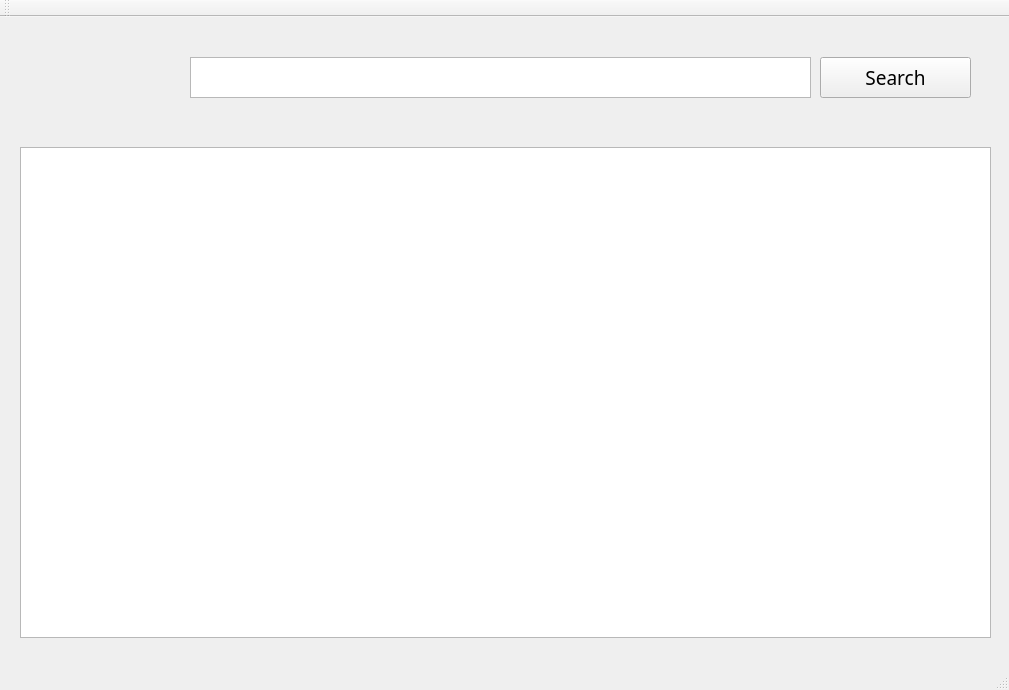
<?xml version="1.0" encoding="UTF-8"?>
<ui version="4.0">
 <class>MainWindow</class>
 <widget class="QMainWindow" name="MainWindow">
  <property name="geometry">
   <rect>
    <x>0</x>
    <y>0</y>
    <width>1009</width>
    <height>690</height>
   </rect>
  </property>
  <property name="windowTitle">
   <string>MainWindow</string>
  </property>
  <widget class="QWidget" name="centralWidget">
   <widget class="QTextEdit" name="textEdit">
    <property name="geometry">
     <rect>
      <x>190</x>
      <y>40</y>
      <width>621</width>
      <height>41</height>
     </rect>
    </property>
    <property name="font">
     <font>
      <family>Arial Unicode MS</family>
      <pointsize>14</pointsize>
     </font>
    </property>
   </widget>
   <widget class="QPushButton" name="pushButton">
    <property name="geometry">
     <rect>
      <x>820</x>
      <y>40</y>
      <width>151</width>
      <height>41</height>
     </rect>
    </property>
    <property name="font">
     <font>
      <family>Arial Unicode MS</family>
      <pointsize>14</pointsize>
     </font>
    </property>
    <property name="text">
     <string>Search</string>
    </property>
   </widget>
   <widget class="QTableView" name="tableView">
    <property name="geometry">
     <rect>
      <x>20</x>
      <y>130</y>
      <width>971</width>
      <height>491</height>
     </rect>
    </property>
    <property name="editTriggers">
     <set>QAbstractItemView::NoEditTriggers</set>
    </property>
    <property name="tabKeyNavigation">
     <bool>true</bool>
    </property>
    <property name="dragEnabled">
     <bool>true</bool>
    </property>
    <property name="showGrid">
     <bool>false</bool>
    </property>
    <property name="gridStyle">
     <enum>Qt::NoPen</enum>
    </property>
    <property name="cornerButtonEnabled">
     <bool>true</bool>
    </property>
   </widget>
  </widget>
  <widget class="QMenuBar" name="menuBar">
   <property name="geometry">
    <rect>
     <x>0</x>
     <y>0</y>
     <width>1009</width>
     <height>25</height>
    </rect>
   </property>
  </widget>
  <widget class="QToolBar" name="mainToolBar">
   <attribute name="toolBarArea">
    <enum>TopToolBarArea</enum>
   </attribute>
   <attribute name="toolBarBreak">
    <bool>false</bool>
   </attribute>
  </widget>
  <widget class="QStatusBar" name="statusBar"/>
 </widget>
 <layoutdefault spacing="6" margin="11"/>
 <resources/>
 <connections/>
</ui>
